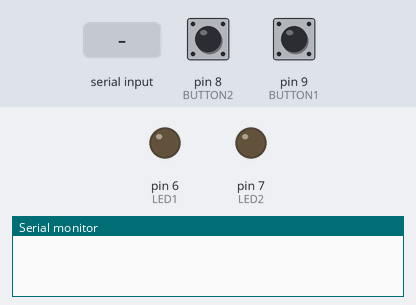
A sketch run on a simulated Arduino Uno, built with avr-gcc and run on an emulated ATmega328P. Shown: output pins drawn as LEDs (lit = HIGH), the last lines printed to the serial monitor. The inputs (shaded band) are chosen by the test bench; at power-on: pin 8 (BUTTON2) LOW, pin 9 (BUTTON1) LOW.

Above: at 0.9 s.
1.0 s: "1\n" received over Serial
At 2.3 s:
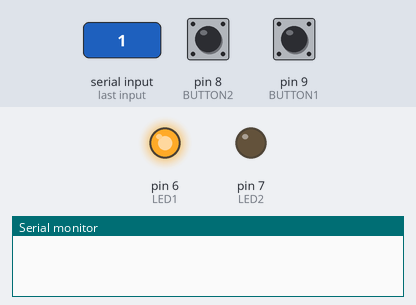
3.5 s: pin 8 (BUTTON2) pulled HIGH for 0.15 s
At 4.6 s:
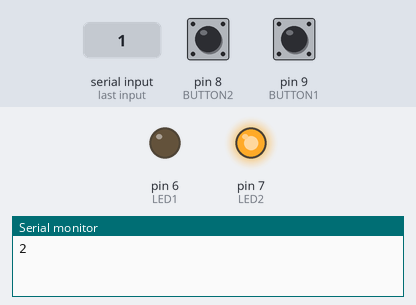
5.1 s: pin 9 (BUTTON1) pulled HIGH for 0.15 s
At 5.9 s:
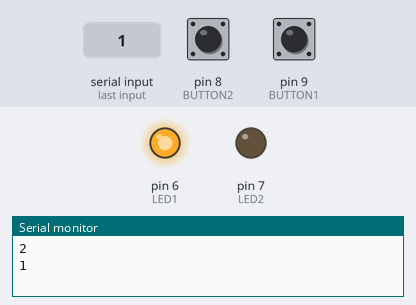
6.7 s: pin 8 (BUTTON2) pulled HIGH for 1 s
At 7.1 s:
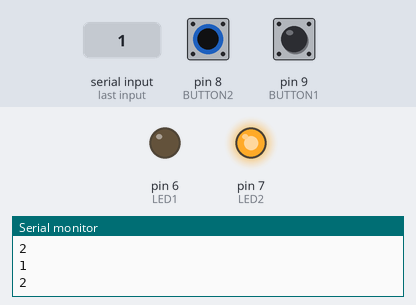
Timing chart, 0 to 9.7 s (numbered marks = the images above; inputs shaded):
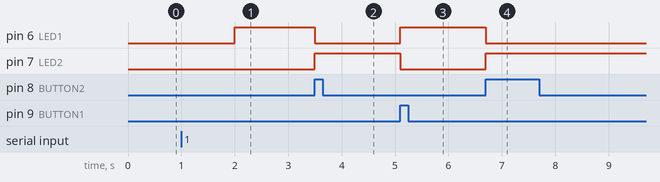

Measured:
- after the input at 1.0 s, pin 6 (LED1): LOW → HIGH after 1.0 s
- after the input at 3.5 s, pin 6 (LED1): HIGH → LOW at once; pin 7 (LED2): LOW → HIGH at once
- after the input at 5.1 s, pin 6 (LED1): LOW → HIGH at once; pin 7 (LED2): HIGH → LOW at once
- after the input at 6.7 s, pin 6 (LED1): HIGH → LOW at once; pin 7 (LED2): LOW → HIGH at once

The sketch:

MonitorSwitch.ino
```cpp
#define BUTTON1 9
#define BUTTON2 8
#define LED1 6
#define LED2 7

int current = 1;

void setup() {
  Serial.begin(9600);
  pinMode(BUTTON1, INPUT);
  pinMode(BUTTON2, INPUT);
  pinMode(LED1, OUTPUT);
  pinMode(LED2, OUTPUT);

  // Figure out which monitor is being used currently
  while(!Serial.available()){}
  String s = Serial.readString();
  current = s.toInt();

  if (current == 1)
    digitalWrite(LED1, HIGH);
  else if (current == 2)
    digitalWrite(LED2, HIGH);
}

void loop() {
  int pressed1 = digitalRead(BUTTON1);
  int pressed2 = digitalRead(BUTTON2);

  // Maybe not necessary
  if (Serial.available()) {
    String s = Serial.readString();
    if (s.length() != 0) {
      current = s.toInt();
      if (current == 1) {
        digitalWrite(LED1, HIGH);
        digitalWrite(LED2, LOW);
      }
      else if (current == 2) {
        digitalWrite(LED1, LOW);
        digitalWrite(LED2, HIGH);
      }
    }
  }

  if (pressed1 && current != 1) {
    digitalWrite(LED1, HIGH);
    digitalWrite(LED2, LOW);
    Serial.println("1");
    current = 1;
    while(digitalRead(BUTTON1) || digitalRead(BUTTON2)) {

    }
  }
  else if (pressed2 && current != 2) {
    digitalWrite(LED1, LOW);
    digitalWrite(LED2, HIGH);
    Serial.println("2");
    current = 2;
    while(digitalRead(BUTTON1) || digitalRead(BUTTON2)) {

    }
  }
}
```
